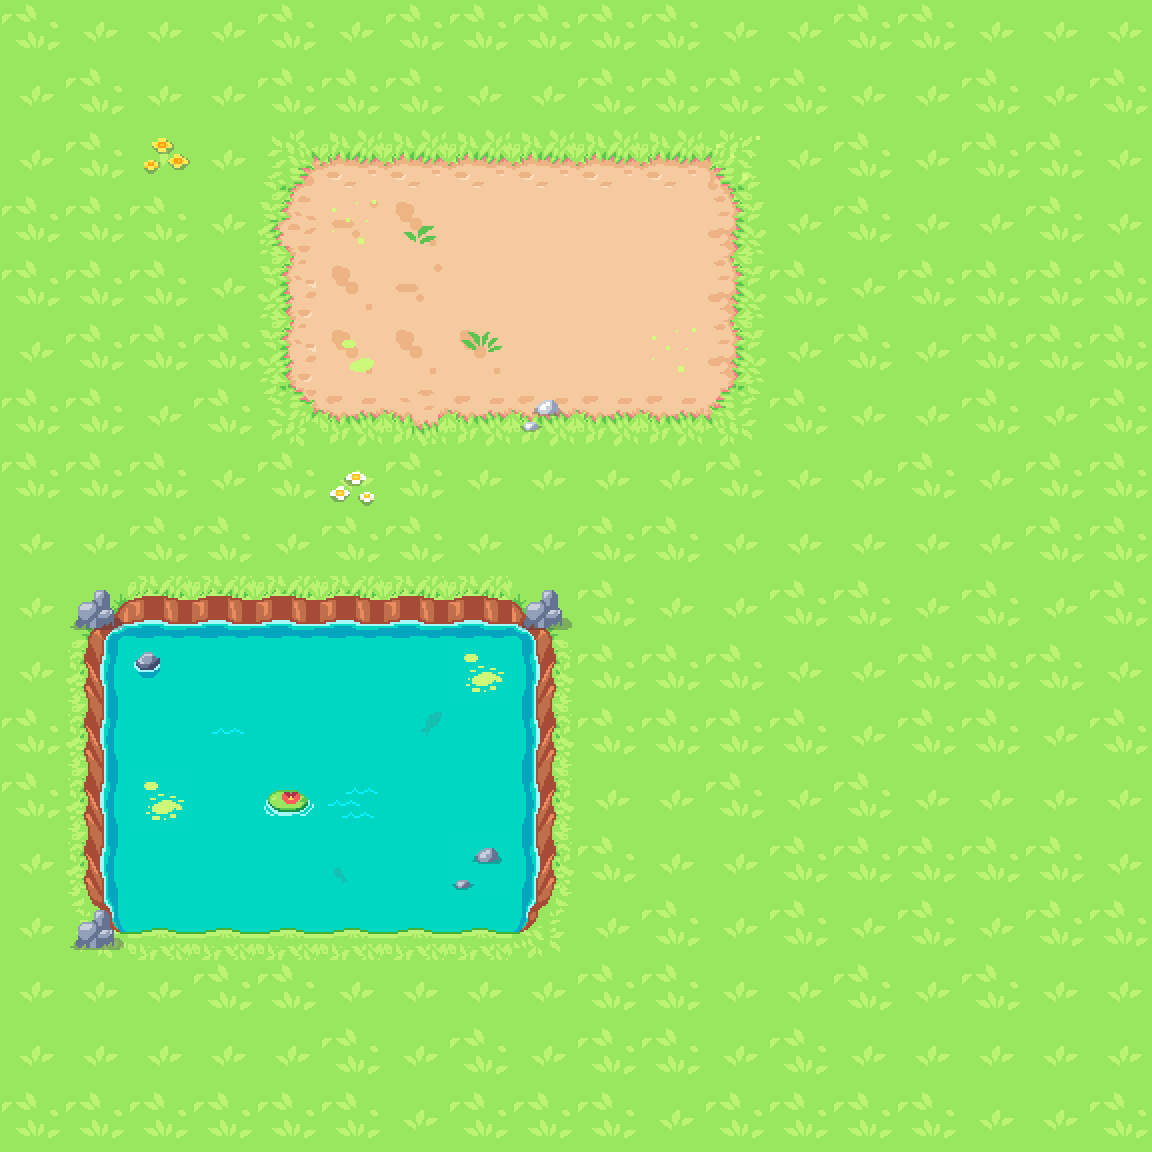

The image is a tile-based game level rendered from a .tmx file. Its description and complete source (layers, tilesets, objects, tile grids) follow:
An orthogonal 18x18 tile map with 64x64 px tiles, 2 tile layers (ground, greens), 4 tilesets and 6 objects (4x block, spawn, entrance).

<map version="1.5" tiledversion="1.7.2" orientation="orthogonal" renderorder="right-down" width="18" height="18" tilewidth="64" tileheight="64" infinite="0" nextlayerid="8" nextobjectid="29">
 <tileset firstgid="1" name="TileGrassPath_32x32" tilewidth="64" tileheight="64" tilecount="64" columns="8">
  <image source="TileGrassPath_32x32.png" width="512" height="512" />
 </tileset>
 <tileset firstgid="65" name="Building01" tilewidth="64" tileheight="64" tilecount="20" columns="4">
  <image source="Building01.png" width="256" height="352" />
 </tileset>
 <tileset firstgid="85" name="TileWoodBridgeFence_32x32" tilewidth="64" tileheight="64" tilecount="60" columns="5">
  <image source="TileWoodBridgeFence_32x32.png" width="320" height="768" />
 </tileset>
 <tileset firstgid="145" name="TileGrassWater_32x32" tilewidth="64" tileheight="64" tilecount="32" columns="8">
  <image source="TileGrassWater_32x32.png" width="512" height="256" />
 </tileset>
 <layer id="1" name="ground" width="18" height="18">
  <data encoding="csv">
12,20,20,20,12,20,12,12,12,12,12,20,20,12,12,20,20,20,
20,12,20,20,12,12,12,20,20,12,12,12,12,20,20,12,20,12,
20,12,20,20,1,2,2,2,2,2,2,3,20,12,20,12,12,20,
12,12,12,20,15,8,24,10,10,10,10,11,20,12,20,20,12,20,
12,12,12,20,9,24,8,10,10,10,10,11,12,20,12,12,12,12,
20,12,12,12,9,24,24,24,10,10,10,11,20,12,20,12,12,12,
12,12,20,12,17,18,6,18,18,18,18,19,12,20,20,12,20,12,
12,12,12,20,12,20,12,20,20,20,20,12,20,20,12,20,12,12,
20,20,12,12,20,12,12,20,20,12,12,20,20,20,20,20,12,12,
20,145,146,146,146,146,146,146,147,12,20,20,12,12,20,12,20,12,
20,153,170,154,154,154,154,154,157,12,12,12,20,20,12,12,12,20,
12,153,154,168,154,154,152,154,157,12,12,12,12,20,12,12,20,12,
12,153,154,154,171,175,154,154,157,20,20,12,20,12,20,20,20,20,
20,153,154,154,154,160,154,154,157,12,20,20,12,12,12,12,12,20,
20,161,162,162,162,162,162,162,163,20,12,20,12,20,12,20,12,12,
20,20,20,12,12,20,20,20,20,12,12,20,20,12,20,12,20,20,
20,20,20,20,20,12,20,12,20,12,12,20,12,20,20,20,20,20,
12,12,12,12,12,12,20,12,12,12,20,12,12,12,12,20,20,12
</data>
 </layer>
 <layer id="4" name="greens" width="18" height="18">
  <data encoding="csv">
0,0,0,0,0,0,0,0,0,0,0,0,0,0,0,0,0,0,
0,0,0,0,0,0,0,0,0,0,0,0,0,0,0,0,0,0,
0,0,59,0,0,0,0,0,0,0,0,53,0,0,0,0,0,0,
0,0,0,0,0,53,51,0,0,0,0,0,0,0,0,0,0,0,
0,0,0,0,0,0,0,0,0,0,0,0,0,0,0,0,0,0,
0,0,0,0,0,57,0,52,0,0,53,0,0,0,0,0,0,0,
0,0,0,0,0,0,0,0,63,0,0,0,0,0,0,0,0,0,
0,0,0,0,0,55,0,0,0,0,0,0,0,0,0,0,0,0,
0,0,0,0,0,0,0,0,0,0,0,0,0,0,0,0,0,0,
0,64,0,0,0,0,0,0,64,0,0,0,0,0,0,0,0,0,
0,0,0,0,0,0,0,49,0,0,0,0,0,0,0,0,0,0,
0,0,0,0,0,0,0,0,0,0,0,0,0,0,0,0,0,0,
0,0,49,0,0,0,0,0,0,0,0,0,0,0,0,0,0,0,
0,0,0,0,0,0,0,60,0,0,0,0,0,0,0,0,0,0,
0,64,0,0,0,0,0,0,0,0,0,0,0,0,0,0,0,0,
0,0,0,0,0,0,0,0,0,0,0,0,0,0,0,0,0,0,
0,0,0,0,0,0,0,0,0,0,0,0,0,0,0,0,0,0,
0,0,0,0,0,0,0,0,0,0,0,0,0,0,0,0,0,0
</data>
 </layer>
 <objectgroup id="5" name="trigger" tintcolor="#55ffff">
  <object id="9" name="spawn" x="448" y="512" width="64" height="64" visible="0" />
  <object id="12" name="entrance" x="521" y="300" width="73.5" height="84" visible="0" />
  <object id="25" type="block" x="128" y="575.333" width="384" height="64" />
  <object id="26" type="block" x="64" y="576" width="63.3333" height="382.667" />
  <object id="27" type="block" x="128" y="895.333" width="383.333" height="63.3333" />
  <object id="28" type="block" x="512" y="576" width="63.3333" height="192" />
 </objectgroup>
</map>